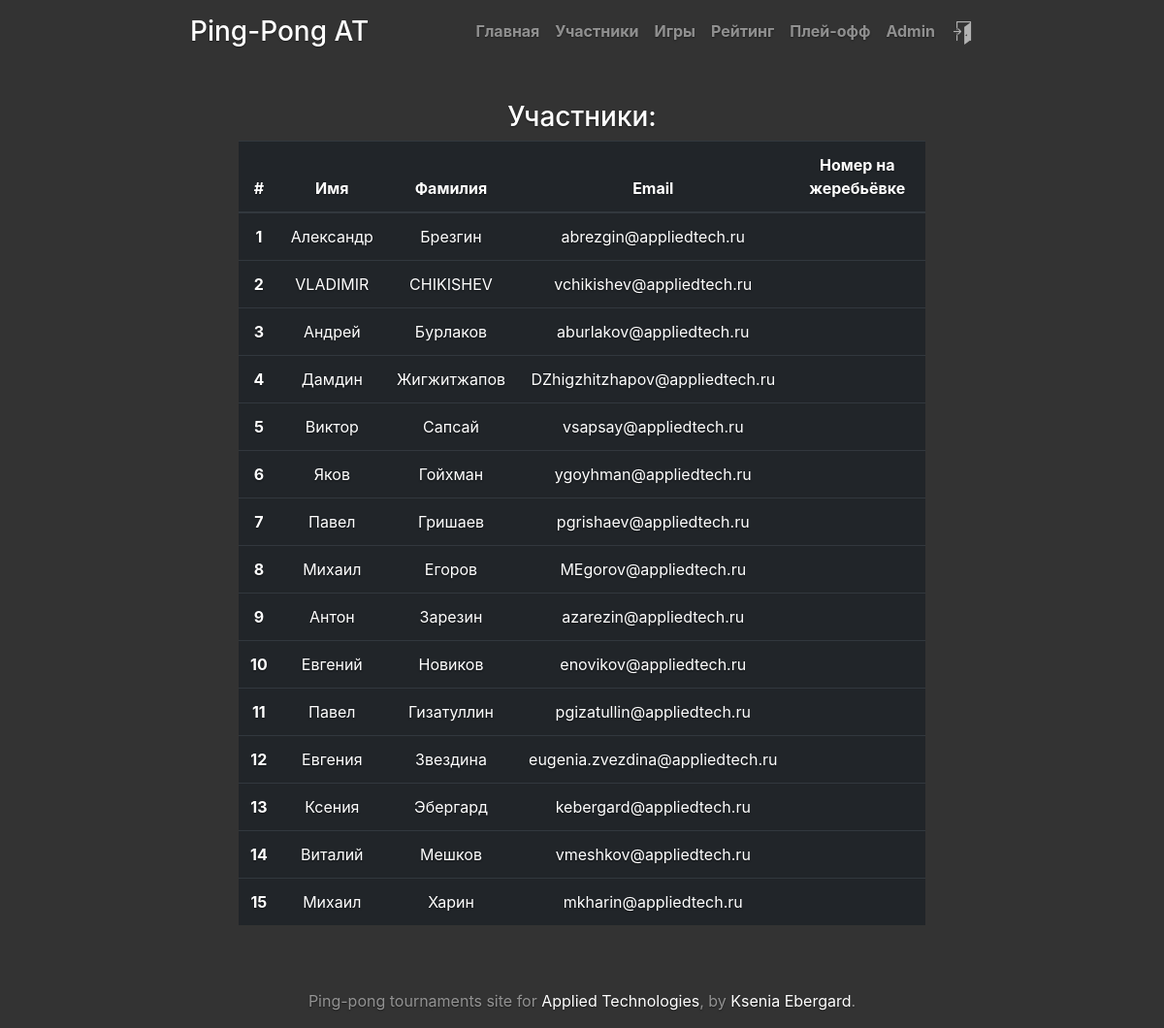
Page /participants/ (signed in) on the earlier database version.
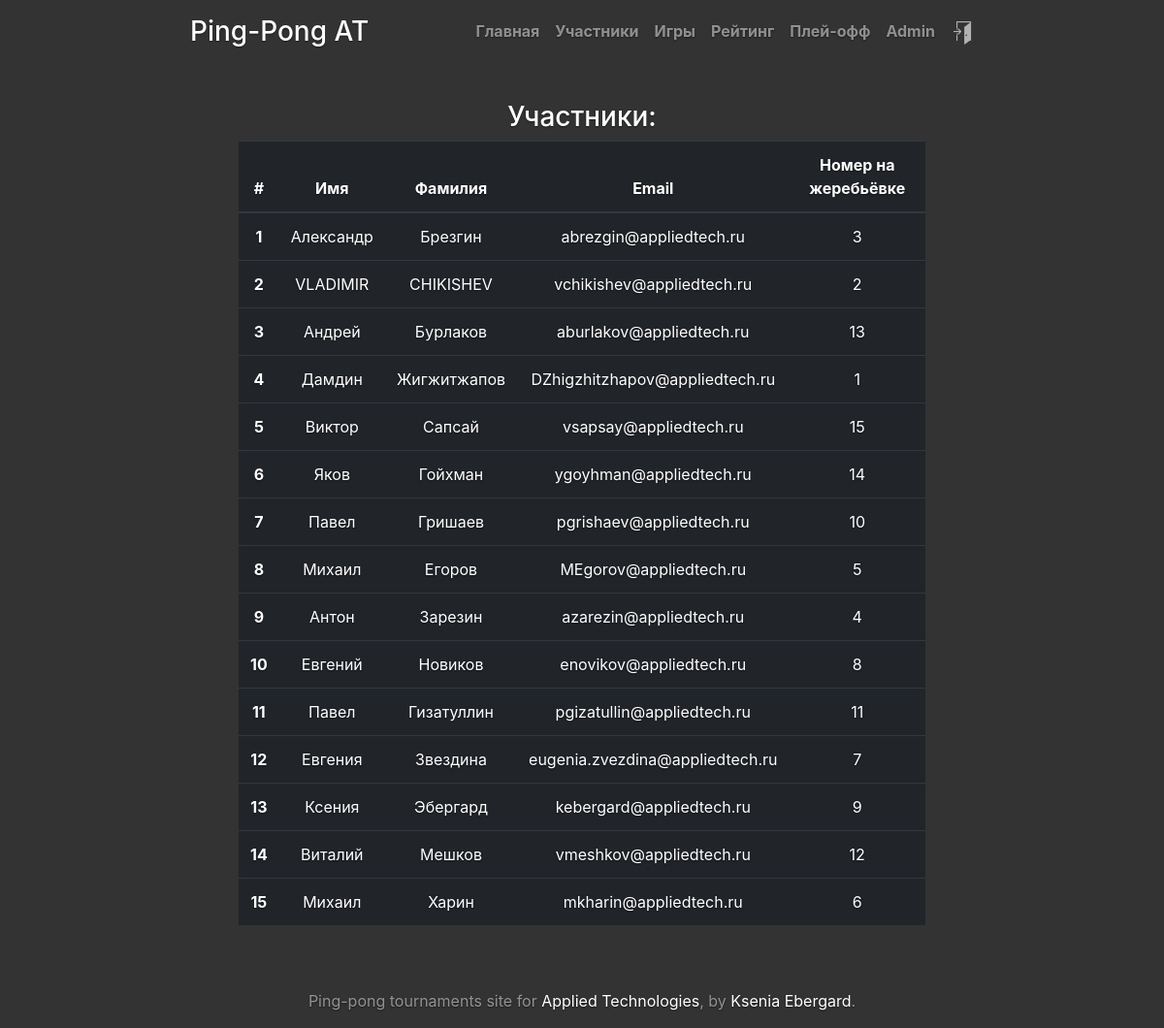
Same page on the later database version.
### tournament/models.py (models this page shows, shortened)
class Participant(models.Model):
    tournament = models.ForeignKey(Tournament, to_field='id', on_delete=models.CASCADE)
    user = models.ForeignKey(User, to_field='username', on_delete=models.CASCADE)
    drawn_number = models.SmallIntegerField('drawn number', blank=True, null=True)
    initialized = models.BooleanField(default=False)
    win_sets = models.IntegerField(default=0)
    win_balls = models.IntegerField(default=0)
    games_left = models.IntegerField(default=10)
    class Meta:
        unique_together = ('tournament', 'user')

### tournament/views.py (the view)
# urls.py: path('participants/', views.participants, name='participants'),
def participants(request):
    tournament = get_current_tournament()
    if tournament:
        tournament_status = tournament.get_status()
    else:
        return HttpResponse("<h2>Participants list is not available</h2>")
    if tournament_status in (0, 1, 2, 3):
        return render(request, 'tournament/participants.html', locals())
    else:
        return HttpResponse("<h2>Participants list is not available</h2>")

### tournament/functions.py (called while the page is built)
def get_current_tournament():
    if Tournament.objects.exists():
        return Tournament.objects.latest('id')
    return None

### tournament/models.py (called while the page is built)
    def number_of_participants(self):
        return self.participant_set.count()

    def get_status(self):
        if timezone.now() < self.reg_end:
            return 0
        elif timezone.now() >= self.reg_end and timezone.localdate() < self.start_date:
            return 1
        elif self.start_date <= timezone.localdate() < self.start_date_playoff:
            return 2
        elif self.start_date_playoff <= timezone.localdate() <= self.end_date:
            return 3
        else:
            return 4

### tournament/templates/tournament/participants.html (shortened to what this page needs)
{% extends "base.html" %}
{% block content %}
<h3 class="cover-heading">Участники:</h3>
<table class="table table-dark">
    <thead>
        <tr>
            <th scope="col">#</th>
            <th scope="col">Имя</th>
            <th scope="col">Фамилия</th>
            <th scope="col">Email</th>
            <th scope="col">Номер на жеребьёвке</th>
        </tr>
    </thead>
    <tbody>
    {% for p in tournament.participant_set.all %}
        <tr>
            <th scope="row">{{ forloop.counter }}</th>
            <td>{{ p.user.first_name }}</td>
            <td>{{ p.user.last_name }}</td>
            <td>{{ p.user.email }}</td>
            {% if p.drawn_number %}
                <td>{{ p.drawn_number }}</td>
            {% else %}
                <td></td>
            {% endif %}
        </tr>
    {% endfor %}
    </tbody>
</table>
{% endblock %}

### templates/base.html (shortened to what this page needs)
{% load static %}
<!DOCTYPE html>
<html lang="en">
<head>
    <link rel="stylesheet" href="{% static "tournament/bootstrap.min.css"%}">
    <link rel="stylesheet" href="{% static "tournament/cover.css"%}">
</head>
<body class="text-center">
    <div class="cover-container d-flex h-100 p-3 mx-auto flex-column">
        <header class="masthead mb-auto">
            <div class="inner">
              <h3 class="masthead-brand">Ping-Pong AT</h3>
              <nav class="nav nav-masthead justify-content-center">
                <a class="nav-link" href="/">Главная</a>
                {% if tournament_status == 0 or tournament_status == 1 or tournament_status == 2 or tournament_status == 3 %}
                    {% if tournament.number_of_participants > 0  %}
                        <a class="nav-link" href="/participants">Участники</a>
                    {% endif %}
                {% endif %}
                {% if tournament_status == 1 or tournament_status == 2 or tournament_status == 3 %}
                    <a class="nav-link" href="/games">Игры</a>
                {% endif %}
                {% if tournament_status == 2 or tournament_status == 3 %}
                    <a class="nav-link" href="/rating">Рейтинг</a>
                {% endif %}
                {% if tournament_status == 2 or tournament_status == 3 %}
                    <a class="nav-link" href="/playoff">Плей-офф</a>
                {% endif %}
                {% if request.user.is_authenticated %}
                  {% if request.user.first_name %}
                    <a class="nav-link" href="/accounts/me/">{{ request.user.first_name }}</a>
                  {% else %}
                    <a class="nav-link" href="/accounts/me/">{{ request.user }}</a>
                  {% endif %}
                  <a class="nav-link" href="/accounts/logout/"><img src="{% static "tournament/door-exit.png"%}" style="filter: invert(70%)"></a>
                {% else %}
                  <a class="nav-link" href="/accounts/login/">Войти</a>
                {% endif %}
              </nav>
            </div>
        </header>
        <main role="main" class="inner cover">
            {% block content %}{% endblock %}
        </main>
        <footer class="mastfoot mt-auto">
            <div class="inner">
              <p>Ping-pong tournaments site for <a href="http://www.appliedtech.ru" target="_blank">Applied Technologies</a>, by <a href="https://vk.com/ebergard" target="_blank">Ksenia Ebergard</a>.
             </p>
            </div>
        </footer>
    </div>
</body>
</html>

### tournament/static/tournament/cover.css (style rules this page uses)
a, a:focus, a:hover { color: #fff; }
html, body { height: 100%; background-color: #333; }
body { display: -ms-flexbox; display: -webkit-box; display: flex; -ms-flex-pack: center; -webkit-box-pack: center; justify-content: center; color: #fff; text-shadow: 0 .05rem .1rem rgba(0, 0, 0, .5); }
.cover-container { width: 70%; }
.masthead { margin-bottom: 2rem; }
.masthead-brand { margin-bottom: 0; }
.nav-masthead .nav-link { padding: .25rem 0; font-weight: 700; color: rgba(255, 255, 255, .5); background-color: transparent; border-bottom: .25rem solid transparent; }
.nav-masthead .nav-link + .nav-link { margin-left: 1rem; }
@media (min-width: 48em) { .masthead-brand { float: left; } }
@media (min-width: 48em) { .nav-masthead { float: right; } }
.cover { padding: 50px 50px; }
.mastfoot { color: rgba(255, 255, 255, .5); }

Differences in the rows shown:
changed Participant "Александр": drawn_number (not shown) → "3"
changed Participant "VLADIMIR": drawn_number (not shown) → "2"
changed Participant "Андрей": drawn_number (not shown) → "13"
changed Participant "Дамдин": drawn_number (not shown) → "1"
changed Participant "Виктор": drawn_number (not shown) → "15"
changed Participant "Яков": drawn_number (not shown) → "14"
changed Participant "Гришаев": drawn_number (not shown) → "10"
changed Participant "Егоров": drawn_number (not shown) → "5"
changed Participant "Антон": drawn_number (not shown) → "4"
changed Participant "Евгений": drawn_number (not shown) → "8"
changed Participant "Гизатуллин": drawn_number (not shown) → "11"
changed Participant "Евгения": drawn_number (not shown) → "7"
changed Participant "Ксения": drawn_number (not shown) → "9"
changed Participant "Виталий": drawn_number (not shown) → "12"
changed Participant "Харин": drawn_number (not shown) → "6"
